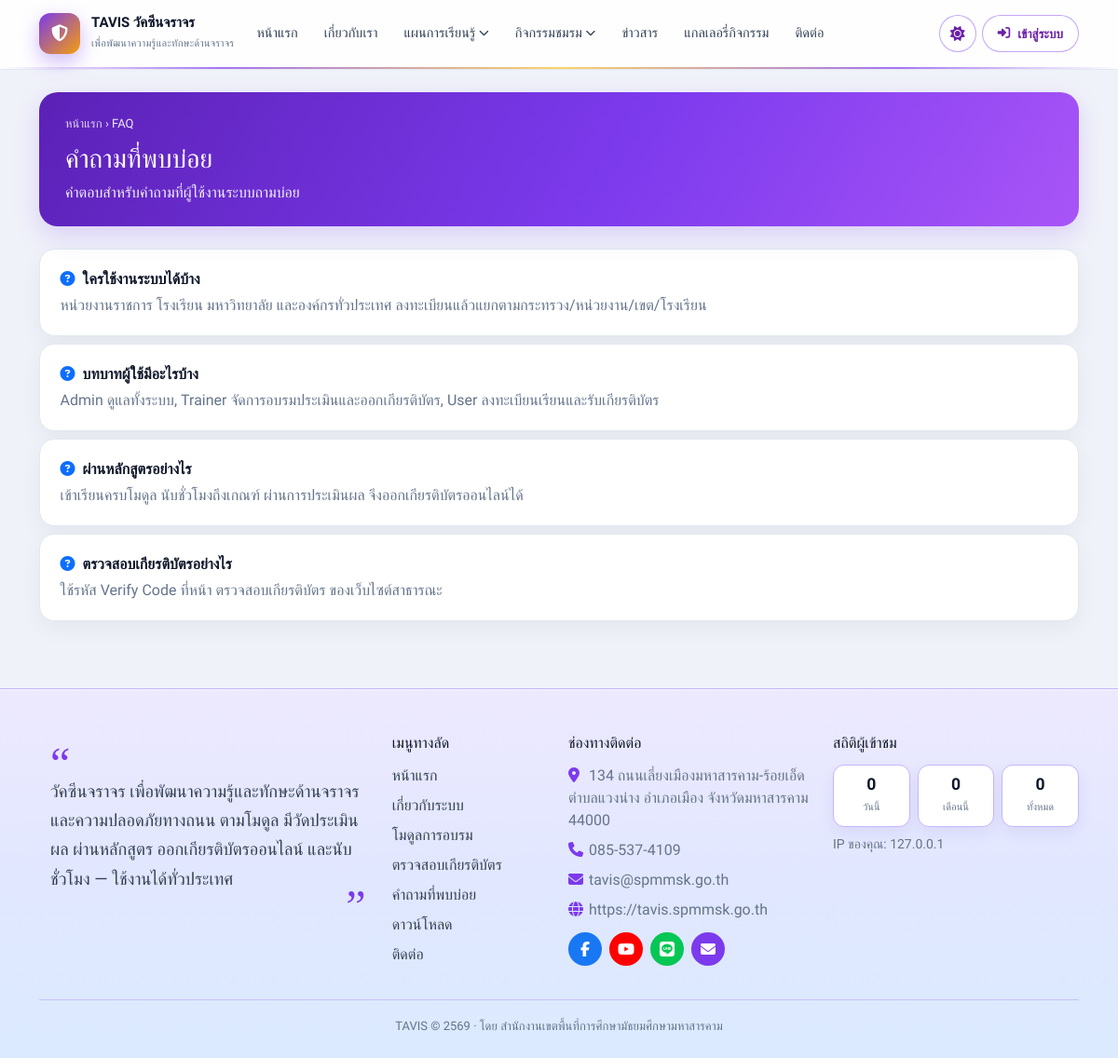
Screenshot of /traffic_vaccine/faq with the database file from the repository.
### tables this page shows
CREATE TABLE `faqs` (
  `id` INT UNSIGNED NOT NULL AUTO_INCREMENT,
  `question` VARCHAR(255) NOT NULL,
  `answer` TEXT NOT NULL,
  `sort_order` INT NOT NULL DEFAULT 0,
  `status` TINYINT(1) NOT NULL DEFAULT 1,
  PRIMARY KEY (`id`)
);

### app/Core/Controller.php (called while the page is built, shortened)
<?php
abstract class Controller
{
    protected function webView(string $name, array $data = []): void
    {
        $layout = !empty($data['layout_clean']) ? 'layouts/portfolio-clean' : 'layouts/web';
        if ($layout === 'layouts/web' && !array_key_exists('darkUi', $data)) {
            $data['darkUi'] = true;
        }
        View::render($name, $data, $layout);
    }
}

### app/Controllers/Web/HomeController.php (called while the page is built, shortened)
<?php
class HomeController extends Controller
{
    private function visitorStats(): array
    {
        try {
            return compact('today', 'month', 'all');
        } catch (\Throwable $e) {
            return ['today' => 0, 'month' => 0, 'all' => 0];
        }
    }
    public function faq(): void
    {
        $rows = db()->fetchAll('SELECT * FROM faqs WHERE status = 1 ORDER BY sort_order, id');
        $this->webView('web/faq', [
            'title' => 'คำถามที่พบบ่อย',
            'rows' => $rows,
            'visitorStats' => $this->visitorStats(),
        ]);
    }
}

### app/Core/Router.php (called while the page is built, shortened)
<?php
class Router
{
    private array $routes = [];
    private string $prefix = '';
    private array $groupMiddleware = [];
    public function group(array $options, callable $callback): void
    {
        $prevPrefix = $this->prefix;
        $prevMiddleware = $this->groupMiddleware;
        $this->prefix .= $options['prefix'] ?? '';
        $this->groupMiddleware = array_merge($this->groupMiddleware, $options['middleware'] ?? []);
        $this->prefix = $prevPrefix;
        $this->groupMiddleware = $prevMiddleware;
    }
    private function add(string $method, string $path, array|callable $handler, array $middleware = []): self
    {
        $path = $this->prefix . $path;
        $path = '/' . trim($path, '/');
        if ($path !== '/') {
            $path = rtrim($path, '/');
        }
        $this->routes[] = [
            'method' => $method,
            'path' => $path,
            'handler' => $handler,
            'middleware' => array_merge($this->groupMiddleware, $middleware),
        ];
        return $this;
    }
    public function dispatch(string $uri, string $method): mixed
    {
        $uri = parse_url($uri, PHP_URL_PATH) ?? '/';
        $uri = '/' . trim($uri, '/');
        if ($uri !== '/') {
            $uri = rtrim($uri, '/');
        }
        $basePath = function_exists('app_base_path') ? app_base_path($uri) : $this->detectBasePath();
        if ($basePath !== '' && ($uri === $basePath || str_starts_with($uri, $basePath . '/'))) {
            $uri = substr($uri, strlen($basePath)) ?: '/';
            if ($uri !== '/') {
                $uri = rtrim($uri, '/');
            }
        }
        $method = strtoupper($method);
        foreach ($this->routes as $route) {
            $params = $this->match($route['path'], $uri);
            if ($params !== false && $route['method'] === $method) {
                return $this->runHandler($route['handler'], $params);
            }
        }
        return View::render('errors/404', ['title' => 'ไม่พบหน้า']);
    }
    private function match(string $routePath, string $uri): array|false
    {
        $pattern = preg_replace('/\{([a-zA-Z_]+)\}/', '(?P<$1>[^/]+)', $routePath);
        $pattern = '#^' . $pattern . '$#';
        if (!preg_match($pattern, $uri, $matches)) {
            return false;
        }
        $params = [];
        return $params;
    }
    private function runHandler(array|callable $handler, array $params): mixed
    {
        [$class, $method] = $handler;
        $controller = new $class();
        return call_user_func_array([$controller, $method], $params);
    }
}

### public/index.php (called while the page is built, shortened)
<?php
$router = new Router();
require BASE_PATH . '/routes/web.php';
$uri = $_SERVER['REQUEST_URI'] ?? '/';
$method = $_SERVER['REQUEST_METHOD'] ?? 'GET';
$router->dispatch($uri, $method);

### app/Helpers/helpers.php (called while the page is built, shortened)
<?php
if (!function_exists('env')) {
    function env(string $key, mixed $default = null): mixed
    {
        $val = $_ENV[$key] ?? getenv($key);
        if ($val === false || $val === null || $val === '') {
            return $default;
        }
        return $val;
    }
}
if (!function_exists('db')) {
    function db(): Database
    {
        return Database::getInstance();
    }
}
if (!function_exists('e')) {
    function e(mixed $value): string
    {
        return View::escape($value);
    }
}
if (!function_exists('app_base_url')) {
    function app_base_url(): string
    {
        $configured = rtrim((string) env('APP_URL', ''), '/');
        $host = strtolower((string) preg_replace('/:\d+$/', '', (string) ($_SERVER['HTTP_HOST'] ?? '')));
        if ($configured !== '') {
            return $configured;
        }
        return 'https://tavis.spmmsk.go.th';
    }
}
if (!function_exists('url')) {
    function url(string $path = ''): string
    {
        $base = app_base_url();
        $path = '/' . ltrim($path, '/');
        return $base . ($path === '/' ? '' : $path);
    }
}

### app/Core/Database.php (called while the page is built, shortened)
<?php
class Database
{
    private static ?Database $instance = null;
    private PDO $pdo;
    private function __construct()
    {
        $config = require CONFIG_PATH . '/database.php';
        $db = $config['connections']['mysql'];
        $dsn = sprintf(
            'mysql:host=%s;port=%s;dbname=%s;charset=%s',
            $db['host'],
            $db['port'],
            $db['database'],
            $db['charset']
        );
        try {
            $this->pdo = new PDO($dsn, $db['username'], $db['password'], $db['options']);
        } catch (PDOException $e) {
            if (filter_var(env('APP_DEBUG', false), FILTER_VALIDATE_BOOLEAN)) {
                throw $e;
            }
            die('ไม่สามารถเชื่อมต่อฐานข้อมูลได้ กรุณาติดต่อผู้ดูแลระบบ');
        }
    }
    public static function getInstance(): self
    {
        if (self::$instance === null) {
            self::$instance = new self();
        }
        return self::$instance;
    }
    public function query(string $sql, array $params = []): \PDOStatement
    {
        $stmt = $this->pdo->prepare($sql);
        $stmt->execute($params);
        return $stmt;
    }
    public function fetchAll(string $sql, array $params = []): array
    {
        return $this->query($sql, $params)->fetchAll();
    }
}

### config/database.php (called while the page is built)
<?php
return [
    'default' => 'mysql',
    'connections' => [
        'mysql' => [
            'driver' => 'mysql',
            'host' => env('DB_HOST', '127.0.0.1'),
            'port' => env('DB_PORT', '3306'),
            'database' => env('DB_DATABASE', 'tavis'),
            'username' => env('DB_USERNAME', 'root'),
            'password' => env('DB_PASSWORD', ''),
            'charset' => env('DB_CHARSET', 'utf8mb4'),
            'collation' => 'utf8mb4_unicode_ci',
            'prefix' => '',
            'options' => [
                PDO::ATTR_ERRMODE => PDO::ERRMODE_EXCEPTION,
                PDO::ATTR_DEFAULT_FETCH_MODE => PDO::FETCH_ASSOC,
                PDO::ATTR_EMULATE_PREPARES => false,
                PDO::MYSQL_ATTR_INIT_COMMAND => "SET NAMES utf8mb4 COLLATE utf8mb4_unicode_ci",
            ],
        ],
    ],
];

### app/Views/web/faq.php (the view, shortened to what this page needs)
<div class="container py-4">
  <div class="ws-page-hero">
    <div class="crumb"><a href="<?= url('/') ?>">หน้าแรก</a> › FAQ</div>
    <h1>คำถามที่พบบ่อย</h1>
    <p>คำตอบสำหรับคำถามที่ผู้ใช้งานระบบถามบ่อย</p>
  </div>
  <?php foreach ($rows as $f): ?>
    <div class="card-soft p-3 mb-2">
      <strong class="d-block mb-1"><i class="fa fa-circle-question text-primary me-2"></i><?= e($f['question']) ?></strong>
      <div class="text-muted"><?= nl2br(e($f['answer'])) ?></div>
    </div>
  <?php endforeach; ?>
</div>

### public/assets/css/app.css (style rules this page uses)
:root { --p-primary: #1a45b8; --p-primary-2: #0d1b9e; --p-accent: #00a3ff; --p-gradient: linear-gradient(90deg, #0d1b9e 0%, #0084ff 100%); --p-gradient-btn: linear-gradient(90deg, #1a45b8 0%, #00a3ff 100%); --p-bg: #f0f2f9; --p-surface: #ffffff; --p-text: #1e1b4b; --p-muted: #64748b; --p-border: #e2e8f0; --p-sidebar: #ffffff; --p-shadow: 0 8px 24px rgba(26, 69, 184, .08); --p-radius: 16px; --p-font: 'Kanit', 'Sarabun', sans-serif; --p-sidebar-w: 268px; --p-header-h: 68px; --p-success: #059669; --p-error: #f27474; --p-warning: #f8bb86; --p-danger: #dc3741; --p-swal-cancel: #6e7881; --p-soft: #eef2ff; --p-info-soft: #fff9e6; --p-nav-hover: #f5f3ff; --chart-pal-1: #0d9488; --chart-pal-2: #f59e0b; --chart-pal-3: #2563eb; --chart-pal-4: #db2777; --chart-pal-5: #16a34a; --chart-pal-6: #ea580c; --chart-pal-7: #7c3aed; --chart-pal-8: #0891b2; --chart-pal-9: #dc2626; --chart-pal-10: #64748b; --chart-hours-earned: #0f766e; --chart-hours-required: #d97706; --chart-share-1: #f59e0b; --chart-share-2: #2563eb; --chart-share-3: #a855f7; --chart-share-4: #059669; --chart-share-5: #e11d48; --chart-share-6: #94a3b8; --chart-polar-1: #ea580c; --chart-polar-2: #0891b2; --chart-polar-3: #c026d3; --chart-polar-4: #65a30d; --chart-polar-5: #e11d48; --chart-polar-6: #78716c; --chart-status-1: #f59e0b; --chart-status-2: #3b82f6; --chart-status-3: #7c3aed; --chart-status-4: #10b981; --chart-status-5: #ef4444; --chart-status-6: #94a3b8; --chart-role-1: #7c3aed; --chart-role-2: #0ea5e9; --chart-role-3: #22c55e; --chart-role-4: #f97316; --chart-radar: #0891b2; --chart-radar-fill: rgba(8, 145, 178, .2); --chart-month: #16a34a; --chart-month-fill: rgba(22, 163, 74, .16); --chart-login-ok: #2563eb; --chart-login-ok-fill: rgba(37, 99, 235, .16); --chart-login-fail: #e11d48; --chart-login-fail-fill: rgba(225, 29, 72, .08); --chart-coverage-done: #059669; --chart-coverage-todo: #cbd5e1; --chart-empty: #e2e8f0; }
* { box-sizing: border-box; }
html, body { margin: 0; min-height: 100%; font-family: var(--p-font); color: var(--p-text); background: var(--p-bg); }
.fa, .fas, .far, .fab, .fa-solid, .fa-regular, .fa-brands { font-family: var(--fa-style-family, "Font Awesome 6 Free") !important; }
.fa, .fas, .fa-solid { font-weight: 900 !important; }
body { min-height: 100vh; display: flex; flex-direction: column; }
a { color: var(--p-primary); text-decoration: none; }
.card-soft { background: var(--p-surface); border: 1px solid var(--p-border); border-radius: var(--p-radius); box-shadow: var(--p-shadow); margin-bottom: 1rem; overflow: hidden; }

### public/assets/css/portfolio-clean.css (style rules this page uses)
:root { --pf-blue: #1d4ed8; --pf-blue-soft: #eff6ff; --pf-ink: #0f172a; --pf-muted: #64748b; --pf-line: #e2e8f0; --pf-bg: #e8eef6; --pf-orange: #f97316; }

### public/assets/css/web-theme.css (style rules this page uses)
body.pf-light { background: #f0f2f9 !important; color: #1e1b4b !important; }
body.pf-light .ws-cat-card, body.pf-light .ws-work-card, body.pf-light .ws-news-item, body.pf-light .pf-teacher-card, body.pf-light .card-soft { background: #fff !important; border-color: #e2e8f0 !important; color: #0f172a; box-shadow: 0 8px 24px rgba(15, 23, 42, .05); }
body.pf-light .ws-page-hero { background: linear-gradient(120deg, #5b21b6, #7c3aed 55%, #a855f7); color: #fff; box-shadow: 0 10px 28px rgba(124, 58, 237, .18); }
body.pf-light .ws-page-hero .crumb, body.pf-light .ws-page-hero .crumb a, body.pf-light .ws-page-hero h1, body.pf-light .ws-page-hero p, body.pf-light .ws-page-hero .ws-plan-learn-flow, body.pf-light .ws-page-hero .ws-plan-learn-meta { color: #fff !important; }
body.pf-light .ws-page-hero .crumb, body.pf-light .ws-page-hero .crumb a { opacity: .9; }
body.pf-light .ws-page-hero p { opacity: .92; }
body.pf-light .text-muted { color: #64748b !important; }
body.web-site, body.web-site .ws-nav, body.web-site .web-main, body.web-site .home-hero, body.web-site .home-stat, body.web-site .card-soft, body.web-site .ws-footer, body.web-site .ws-footer-rich, body.web-site .ws-visitor-grid div, body.web-site .pd-toolbar, body.web-site .pd-pills a, body.web-site .pd-card, body.web-site .pd-teacher-card, body.web-site .pd-search input, body.web-site .pd-select select { transition: background-color .25s ease, color .2s ease, border-color .2s ease; }

### app/Views/layouts/web.php (style rules this page uses)
body.web-site .container { width: 100% !important; max-width: 1140px !important; margin-left: auto !important; margin-right: auto !important; padding-left: 12px !important; padding-right: 12px !important; }

### rows the page displays
faqs: question "ใครใช้งานระบบได้บ้าง", answer "หน่วยงานราชการ โรงเรียน มหาวิทยาลัย และองค์กรทั่วประเทศ ลงทะเบียนแล้วแยกตามกระทรวง/หน่วยงาน/เขต/โรงเรียน"
faqs: question "บทบาทผู้ใช้มีอะไรบ้าง", answer "Admin ดูแลทั้งระบบ, Trainer จัดการอบรมประเมินและออกเกียรติบัตร, User ลงทะเบียนเรียนและรับเกียรติบัตร"
faqs: question "ผ่านหลักสูตรอย่างไร", answer "เข้าเรียนครบโมดูล นับชั่วโมงถึงเกณฑ์ ผ่านการประเมินผล จึงออกเกียรติบัตรออนไลน์ได้"
faqs: question "ตรวจสอบเกียรติบัตรอย่างไร", answer "ใช้รหัส Verify Code ที่หน้า ตรวจสอบเกียรติบัตร ของเว็บไซต์สาธารณะ"

### other values shown
mb_strimwidth($navTitle, 0, 42, '…') "TAVIS วัคซีนจราจร"
$navTag "เพื่อพัฒนาความรู้และทักษะด้านจราจร"
app_brand('description') "วัคซีนจราจร เพื่อพัฒนาความรู้และทักษะด้านจราจรและความปลอดภัยทางถนน ตามโมดูล มีวัดประเมินผล ผ่านหลักสูตร ออกเกียรติบัตรออนไลน์ และนับชั่วโมง — ใช้งานได้ทั่วประเทศ"
setting('org_address') "134 ถนนเลี่ยงเมืองมหาสารคาม-ร้อยเอ็ด ตำบลแวงน่าง อำเภอเมือง จังหวัดมหาสารคาม 44000"
setting('org_phone') "085-537-4109"
setting('org_email') "tavis@spmmsk.go.th"
setting('org_website') ?: 'tavis.spmmsk.go.th' "https://tavis.spmmsk.go.th"
$vs['today'] "0"
$vs['month'] "0"
$vs['all'] "0"
request_ip() "127.0.0.1"
site_footer_text() "TAVIS © 2569 · โดย สำนักงานเขตพื้นที่การศึกษามัธยมศึกษามหาสารคาม"
